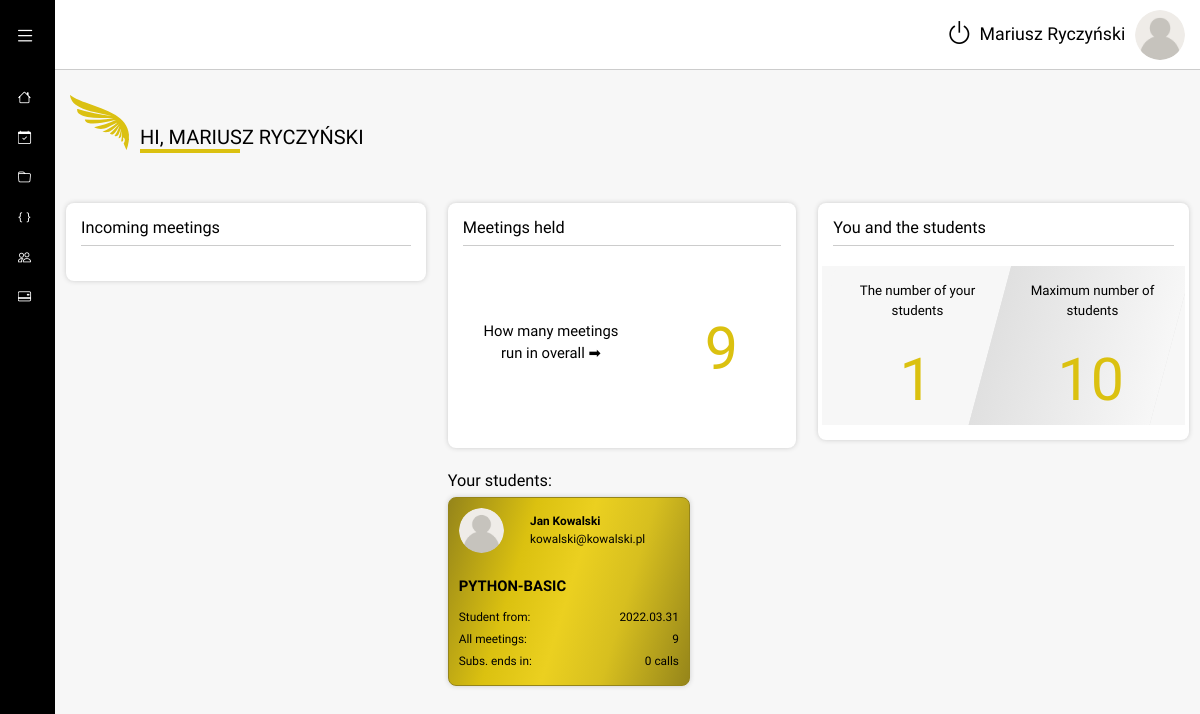
/index/ (signed in), run on the app's committed database.
### CRM_core/models.py (models this page shows, shortened)
class Mentor(models.Model):
    user = models.OneToOneField(User, on_delete=models.CASCADE)
    user_image = models.ImageField(
        upload_to="user_avatar", default="user.png", null=True, blank=True
    )
    max_students = models.IntegerField(default=1)
    def count_all_meetings(self):
        current_hour = timezone.make_aware(
            datetime.now(), timezone.get_current_timezone()
        )
        return self.meeting_set.filter(date__lte=current_hour).count()
    def count_all_students(self):
        return self.student_set.count()

class Student(models.Model):
    user = models.OneToOneField(User, on_delete=models.CASCADE)
    mentor = models.ManyToManyField(Mentor)
    enrollmentDate = models.DateTimeField(auto_now_add=True, null=True, blank=True)
    path = models.ForeignKey(Path, on_delete=models.PROTECT)
    user_image = models.ImageField(
        upload_to="user_avatar", default="user.png", null=True, blank=True
    )
    no_month = models.IntegerField(default=1)
    def count_all_meetings(self):
        current_hour = timezone.make_aware(
            datetime.now(), timezone.get_current_timezone()
        )
        return self.meeting_set.filter(date__lte=current_hour).count()
    def get_remaining_meetings(self):
        if self.is_sub_paid() is False:
            return 0
        return 4 - self.count_all_meetings() % 4
    def is_sub_paid(self):
        no_payments = self.payment_set.count()
        if self.no_month <= no_payments:
            return True
        return False
    def __str__(self):
        return f"{self.user.first_name} {self.user.last_name}"

class Path(models.Model):
    name = models.CharField(max_length=50)
    price = models.PositiveSmallIntegerField()
    def __str__(self):
        return self.name

### CRM_core/views.py (the view)
# urls.py: path("index/", IndexView.as_view(), name="index"),
class IndexView(LoginRequiredMixin, ListView):
    template_name = "CRM_core/index.html"
    context_object_name = "students"
    def get_queryset(self):
        user = self.request.user
        if user.groups.filter(name="Student").exists():
            return Mentor.objects.filter(student__user__username=user)
        return Student.objects.filter(mentor__user__username=user)

### CRM_core/templatetags/auth_extras.py (called while the page is built)
@register.filter(name="has_group")
def has_group(user, group_name):
    return user.groups.filter(name=group_name).exists()

### CRM_core/templates/CRM_core/index.html (shortened to what this page needs)
{% extends 'extends/layout.html' %}
{% load static %}
{% load auth_extras %}
{% block style %}
    <link rel="stylesheet" href="{% static 'CRM_core/css/index-page.css' %}">
{% endblock style %}
{% block main_content %}
    {% include 'includes/icon-wing.html' %}
    <h2 class="page-title">Hi, <span class="your-name">{% if user.is_authenticated %}{{ user.first_name }}
        {{ user.last_name }}{% endif %}</span></h2>
    <hr>
    {% if request.user|has_group:"Mentor" %}
        <div class="mentor-page">
            <div class="row m-0">
                <div class="incoming-meetings col-sm-12 col-md-6 col-lg-4 mb-4">
                    <div class="mentor-page-block">
                        <h3>Incoming meetings</h3>
                        <hr>
                    </div>
                </div>
                <div class="col-sm-12 col-md-6 col-lg-8 row m-0">
                    <div class="meetings-held col-sm-12 col-md-12 col-lg-6 px-0 pe-md-0 pe-lg-4 mb-4">
                        <div class="mentor-page-block">
                            <h3>Meetings held</h3>
                            <hr>
                            <div class="meetings-held-box">
                                <div class="row">
                                    <div class="meetings-held-title col-7">
                                        <p>How many meetings run in overall ➡</p>
                                    </div>
                                    <div class="meetings-held-count col-5">
                                        <span>{{ user.mentor.count_all_meetings }}</span></div>
                                </div>
                            </div>
                        </div>
                    </div>
                    <div class="students col-sm-12 col-md-12 col-lg-6 px-0 pe-md-0 mb-4">
                        <div class="mentor-page-block">
                            <h3>You and the students</h3>
                            <hr>
                            <div class="students-box">
                                <div class="row" style="overflow:hidden; background-color: #f7f7f7;">
                                    <div class="your-students col-6">
                                        <p>The number of your students</p>
                                        <span>{{ user.mentor.count_all_students }}</span>
                                    </div>
                                    <div class="students-capacity col-6">
                                        <p>Maximum number of students</p>
                                        <span>{{ user.mentor.max_students }}</span>
                                    </div>
                                </div>
                            </div>
                        </div>
                    </div>
                    <div class="students-cards col-sm-12 px-0 pe-md-0 mb-4">
                        <div class="mentor-page-block students-cards-block">
                            <h3>Your students:</h3>
                            <div class="row row-cols-1 row-cols-sm-2 row-cols-lg-3 row-cols-xl-3 g-2">
                                {% for student in students %}
                                    <div class="col">
                                        <div class="card">
                                            <div class="row">
                                                <div class="col-4 pe-0">
                                                    <div class="avatar-box">
                                                        <img src="{{ student.user_image.url }}" class="card-img-top"
                                                             alt="...">
                                                    </div>
                                                </div>
                                                <div class="col-8 ps-0 d-flex flex-column justify-content-center">
                                                    <p class="student-name m-0">
                                                        {{ student }}
                                                    </p>
                                                    <p class="student-mail m-0">
                                                        <a href="mailto:{{ student.user.email }}">{{ student.user.email }}</a>
                                                    </p>
                                                </div>
                                            </div>
                                            <div class="card-body">
                                                <h5 class="card-title path-name">{{ student.path }}</h5>
                                                <p class="card-text student-sign-up"><span>Student from: </span><span
                                                        class="student-date">{{ student.enrollmentDate|date:'Y.m.d' }}</span>
                                                </p>
                                                <p class="card-text meetings"><span>All meetings: </span><span
                                                        class="meet-num">{{ student.count_all_meetings }}</span></p>
                                                <p class="card-text end-of-sub">
                                                    <span>Subs. ends in: </span>
                                                    <span><span
                                                            class="left-meetings">{{ student.get_remaining_meetings }}</span> calls</span>
                                                </p>
                                            </div>
                                        </div>
                                    </div>
                                {% endfor %}
                            </div>
                        </div>
                    </div>
                </div>
            </div>
        </div>
    {% endif %}
{% endblock main_content %}

### templates/extends/layout.html (shortened to what this page needs)
{% load static %}
{% load auth_extras %}
<!DOCTYPE html>
<html lang="en">
<head>
    {% include 'includes/head.html' %}
    <link rel="stylesheet" href="{% static 'css/style.css' %}">
    {% block style %}{% endblock %}
</head>
<body>
<div class="wrapper">
    <div class="sidebar">
        <div class="sidebar-header">
            <label for="menu-toggle" class="menu-toggle"><i class="bi bi-list"></i></label>
        </div>
        <div class="sidebar-menu">
            <ul>
                <li>
                    <a href="{% url 'index' %}">
                        <span><i class="bi bi-house" title="Home"></i></span>
                    </a>
                </li>
                <li>
                    <a href="{% url 'calendar' %}">
                        <span><i class="bi bi-calendar-check" title="Calendar"></i></span>
                    </a>
                </li>
                <li>
                    <a href="{% url 'programming_path' %}">
                        <span><i class="bi bi-folder" title="Documents"></i></span>
                    </a>
                </li>
                <li>
                    <a href="{% url 'exercises-list' %}">
                        <span><i class="bi bi-braces" title="Exercises"></i></span>
                    </a>
                </li>
                <li>
                    <a href="{% url 'summary' %}">
                        <span><i class="bi bi-people" title="Users"></i></span>
                    </a>
                </li>
                <li>
                    <a href="{% url 'payment' %}">
                        <span><i class="bi bi-credit-card-2-back" title="Payments"></i></span>
                    </a>
                </li>
            </ul>
        </div>
    </div>
    <div class="main-content">
        <header>
            <a class="log-out " title="log-out" href='{% url 'logout' %}'><i class="bi bi-power"></i></a>
            <p class="username m-0">
                {% if user.is_authenticated %}{{ user.first_name }} {{ user.last_name }}{% endif %}
            </p>
            <div class="avatar">
                <img id="user-avatar"
                        {% if request.user|has_group:"Mentor" %}
                     src="{{ user.mentor.user_image.url }}"
                        {% else %}
                     src="{{ user.student.user_image.url }}"
                        {% endif %}
                     alt="User avatar"
                     data-bs-toggle="collapse" data-bs-target="#collapseAvatarPopup"
                     aria-expanded="false"
                     aria-controls="collapseAvatarPopup">
            </div>
        </header>
        <main style="position: relative;">
            {% block main_content %}{% endblock %}
        </main>
    </div>
</div>
</body>
</html>

### static/css/style.css (style rules this page uses)
* { box-sizing: border-box; padding: 0; margin: 0; }
html { font-size: 92.5%; scroll-behavior: smooth; }
body { font-family: "Spartan", sans-serif; color: #000; }
.wrapper { margin: 0 auto; max-width: 1600px; }
.sidebar { padding: 0.7rem 1rem 1rem; height: 100%; width: 55px; position: fixed; z-index: 100; color: #fff; background-color: #000; overflow-y: auto; transition: width 0.3s; overflow: hidden; }
.sidebar-header { display: flex; justify-content: space-between; align-items: center; height: 60px; overflow: hidden; }
.sidebar-header .bi-list { display: inline-block; font-size: 1.4rem; color: #fff; margin-bottom: 0.5rem; cursor: pointer; transition: color 0.3s; }
.sidebar-menu ul { list-style: none; padding: 0 0.2rem; }
.sidebar-menu ul li { margin-top: 1.2rem; }
.sidebar-menu ul li a { text-decoration: none; color: #fff; font-size: 0.9rem; transition: color 0.3s; display: block; height: 1.5rem; overflow: hidden; }
.main-content { position: relative; margin-left: 55px; transition: margin-left 0.3s; }
header { position: relative; top: 0; width: 100%; display: flex; justify-content: flex-end; align-items: center; padding: 0 1rem; height: 70px; background-color: #fff; border-bottom: 1px solid #ccc; z-index: 99; }
header .avatar { border-radius: 50%; overflow: hidden; margin-left: 10px; z-index: 100; }
header .avatar img { height: 50px; width: 50px; }
header .username { font-size: 1.2rem; }
header .log-out { padding: 0 7px; background: none; border: none; transition: transform 0.3s; }
header .log-out .bi-power { font-size: 1.8rem; color: #000; transition: color 0.3s; }
main { background-color: #f7f7f7; min-height: 92vh; padding: 1rem; position: relative; }

### data on the page
Student: user_image (placeholder picture), user.last_name "Jan Kowalski", user.email "kowalski@kowalski.pl", path "PYTHON-BASIC", enrollmentDate "2022.03.31", count_all_meetings "9", get_remaining_meetings "0"

### other printed values
{{ user.first_name }} "Mariusz"
{{ user.last_name }} "Ryczyński"
{{ user.first_name }} "MARIUSZ"
{{ user.last_name }} "RYCZYŃSKI"
{{ user.mentor.count_all_meetings }} "9"
{{ user.mentor.count_all_students }} "1"
{{ user.mentor.max_students }} "10"
